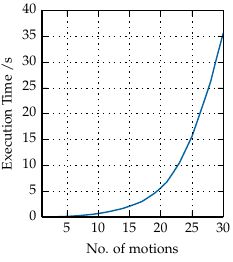

Here is the Python script that generated this plot:
import pandas as pd
import numpy as np
import matplotlib as mpl
import matplotlib.pyplot as plt
#import seaborn as sns

cmap = plt.get_cmap("cubehelix")
colours = [cmap(i) for i in [0.25,0.65,0.4]]
colours = [(0.0,100.0/256,168.0/256,1.0),(0.0,136.0/256,8.0/256),(169.0/256,24.0/256,42.0/256,1.0)]

#pd.options.display.mpl_style = 'default'
mpl.rc('text', usetex=True)
mpl.rc('font', **{'family':'serif','serif':['Palatino'],'size': 10})

narrative = map(float,'''0.016
0.029
0.04
0.085
0.123
0.194
0.279
0.396
0.513
0.676
0.882
1.114
1.393
1.683
2.093
2.532
3.006
3.773
4.582
5.632
6.813
8.614
10.486
13.028
15.581
19.071
22.597
26.251
31.061
35.553'''.split("\n"))
query = map(float,'''0
0
0
0
0
0
0
0
0
0
0
0
0
0
0
0
0
0
0
0
0.001
0.001
0.001
0.001
0.001
0.001
0.001
0.001
0.001
0.002'''.split("\n"))
time = [narrative[i] + query[i] for i in range(len(narrative))]
motions = range(1,31)

w = 9.3 / 4
h = 5.23 / 2
fig, axes = plt.subplots(1, 1, figsize=(w,h))

cec = pd.DataFrame({'CEC': time}, index=motions)
cec.plot(ax=axes, legend=None, c=colours[0], linewidth=1)
axes.set_ylabel("Execution Time /s")
axes.set_xlabel("No. of motions")
plt.subplots_adjust(left=0.18,bottom=0.17,right=0.96,top=0.96,wspace=0.03,hspace=0.20)
#plt.show()
plt.savefig('cec_swipl.pdf')
#raw_input("")

fig, axes = plt.subplots(1, 1, figsize=(w,h))

ns2s = 1000000000
tpcec = pd.read_csv('cec2.csv').groupby('motions').aggregate(np.median)
tpcec = (tpcec.narrative + tpcec.holdsAt)/ns2s
pd.DataFrame({'tuProlog CEC': tpcec}, index=motions).plot(ax=axes, legend=None, c=colours[1], linewidth=1)
axes.set_ylabel("Execution Time /s")
axes.set_xlabel("No. of motions")
plt.subplots_adjust(left=0.24,bottom=0.17,right=0.96,top=0.96,wspace=0.03,hspace=0.20)
#plt.show()
plt.savefig('cec_tupl.pdf')
#raw_input("")
